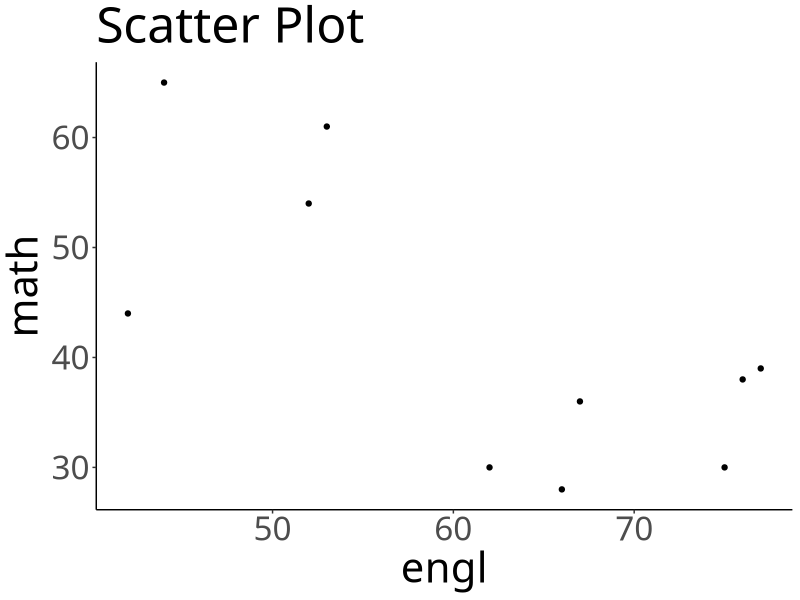
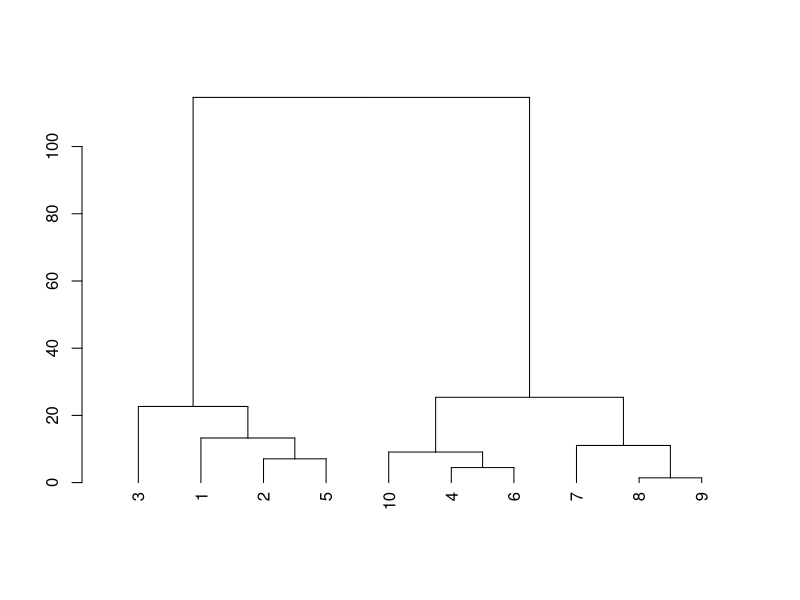

The R script that drew these images, in order: (Note: this script raises an error after producing the figures.)
## ---- chunk 1
library(dplyr)
library(ggplot2)
## ---- chunk 2
set.seed(1)
engl <- c(rnorm(5, 50, 10), rnorm(5, 70, 10))%>% round()
math <- c(rnorm(5, 50, 10), rnorm(5, 30, 10))%>% round()
data <- data.frame(engl, math)
data %>% head()
## ---- chunk 3
data %>%
  ggplot()+
  geom_point(aes(engl, math)) +
  theme_classic(base_family = "HiraKakuPro-W3")+
  theme(text=element_text(size=30))+
  labs(title="Scatter Plot")
## ---- chunk 4
D <- dist(data, method = "euclidean")
cls <- hclust(D, method = "ward.D")
plot(as.dendrogram(cls))
## ---- chunk 5
a0 <- - apply(model$means %*% model$scaling,2,mean)
x <- seq(1400, 2200,1)
y <- -model$scaling[1]/model$scaling[2]*x - a0/model$scaling[2]
mu <- apply(model$means, 2, mean)
ggplot()+
geom_point(aes(data$sales, data$counts, col=customers))+
geom_point(aes(mu[1], mu[2]), size=3) +
theme_classic(base_family = "HiraKakuPro-W3")+
theme(text=element_text(size=30)) +
labs(title="Scatter Plot", x="Sales", y="Counts") +
geom_line(aes(x,y))
